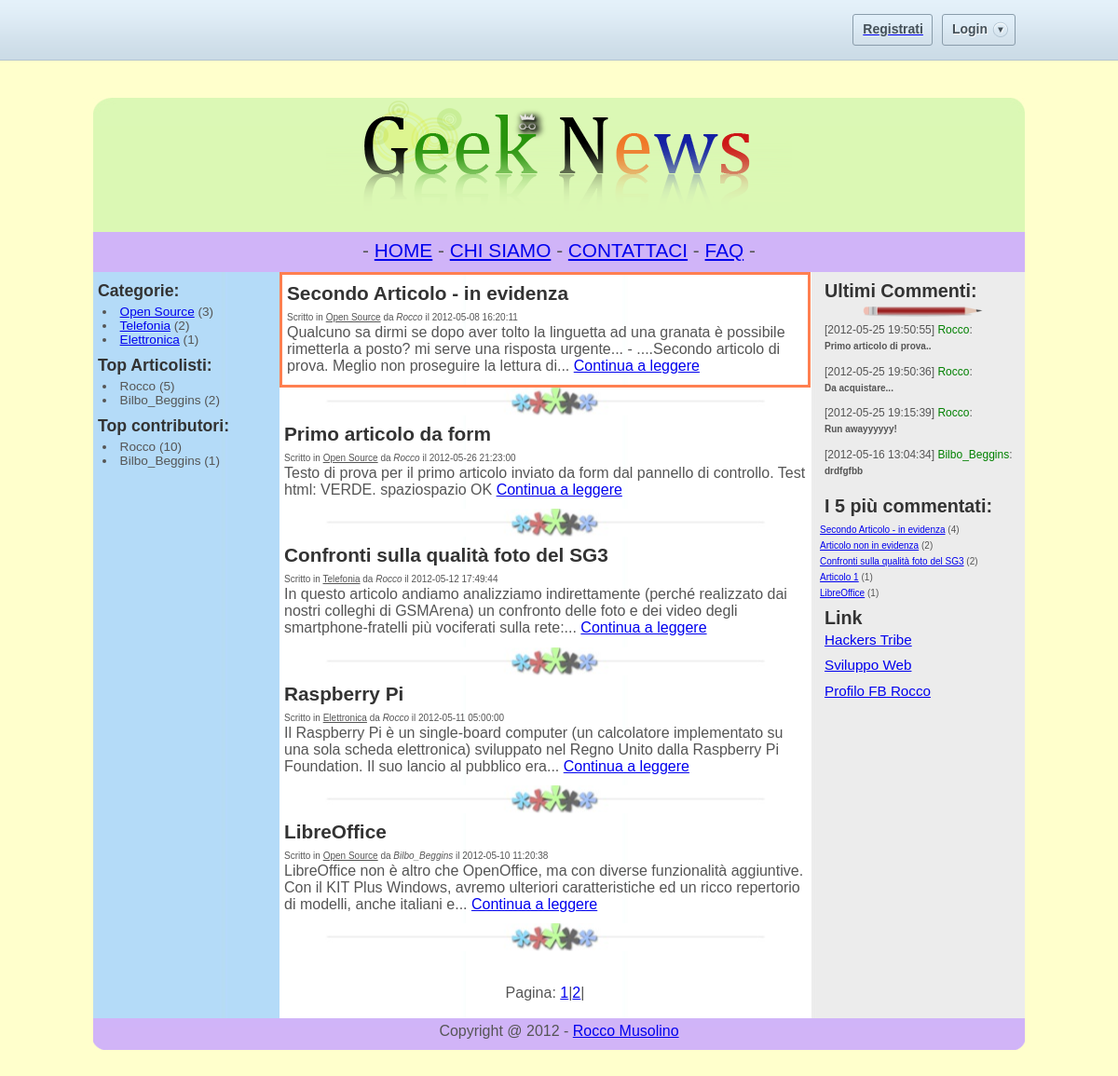
Page /progetto/index.php on the committed database.
### tables this page shows
CREATE TABLE IF NOT EXISTS `pagine` (
  `id_pagina` int(11) NOT NULL AUTO_INCREMENT,
  `titolo` varchar(35) NOT NULL,
  `testo` text NOT NULL,
  `ordine` int(11) NOT NULL,
  PRIMARY KEY (`id_pagina`)
);

CREATE TABLE IF NOT EXISTS `articoli` (
  `id_articolo` int(50) NOT NULL AUTO_INCREMENT,
  `titolo` text NOT NULL,
  `testo` text NOT NULL,
  `meta_description` text NOT NULL,
  `id_categoria` int(50) NOT NULL,
  `tags` text,
  `id_autore` int(50) NOT NULL,
  `data` datetime NOT NULL,
  `in_evidenza` int(1) NOT NULL DEFAULT '0',
  `pubblicato` int(1) NOT NULL DEFAULT '0',
  PRIMARY KEY (`id_articolo`)
);

CREATE TABLE IF NOT EXISTS `categorie` (
  `id_categoria` int(50) NOT NULL AUTO_INCREMENT,
  `nome_categoria` varchar(50) NOT NULL,
  `descr_breve` text,
  `visibile` int(1) NOT NULL,
  PRIMARY KEY (`id_categoria`)
);

CREATE TABLE IF NOT EXISTS `utenti` (
  `id_utente` int(50) NOT NULL AUTO_INCREMENT,
  `username` varchar(50) NOT NULL,
  `nome` text NOT NULL,
  `cognome` text NOT NULL,
  `email` varchar(30) NOT NULL,
  `password` varchar(50) NOT NULL,
  `ruolo` text NOT NULL,
  PRIMARY KEY (`id_utente`),
  UNIQUE KEY `username` (`username`)
);

CREATE TABLE IF NOT EXISTS `commenti` (
  `art_commentato` int(50) NOT NULL,
  `testo_commento` text NOT NULL,
  `utente` text NOT NULL,
  `data` datetime NOT NULL,
  KEY `art_commentato` (`art_commentato`)
);

CREATE TABLE IF NOT EXISTS `link` (
  `nome_sito_amico` text NOT NULL,
  `url` varchar(60) NOT NULL,
  `new_page` int(1) NOT NULL DEFAULT '1',
  `nofollow` int(1) NOT NULL DEFAULT '1',
  `visibile` int(1) NOT NULL DEFAULT '1'
);

CREATE TABLE IF NOT EXISTS `info_sito` (
  `nome_sito` varchar(20) NOT NULL,
  `slogan` varchar(100) NOT NULL,
  `articoli_per_pagina` int(10) NOT NULL,
  `reg_attiva` int(1) NOT NULL,
  `footer` text NOT NULL,
  `descrizione_sito` text NOT NULL,
  `keywords_sito` text NOT NULL
);

### progetto/index.php (the view, shortened to what this page needs)
<?php
$art_x_pagina = mysql_fetch_array(mysql_query("SELECT articoli_per_pagina FROM `info_sito`"));
$art_x_pagina = $art_x_pagina['articoli_per_pagina'];
$footer = mysql_fetch_array(mysql_query("SELECT footer FROM `info_sito`"));
$footer = $footer['footer'];
function TagliaStringa($stringa, $max_char){
		if(strlen($stringa)>$max_char){
			$stringa_tagliata=substr($stringa, 0,$max_char);
			$last_space=strrpos($stringa_tagliata," ");
			$stringa_ok=substr($stringa_tagliata, 0,$last_space);
			return $stringa_ok."...";
		}else{
			return $stringa;
		}
	}
?>
<!DOCTYPE HTML PUBLIC "-//W3C//DTD HTML 4.01//EN" "http://www.w3.org/TR/html4/strict.dtd">
<html>
<head>
<link href="style.css" rel="stylesheet" type="text/css">
    <link rel="stylesheet" href="style-login.css" />
</head>
<body>
   <div id="bar">
     <div style="width: 1000px; margin: 0 auto">
            <div id="loginContainer">
			<?php
			if (@$_SESSION['login'] == "ok"){
			 echo "<span style='font-size:23px'>Benvenuto <b>$_SESSION[nome]</b> [<a href='admin.php'>Pannello di controllo</a>] - [<a href='index.php?logout=1'>Logout</a>]</span>";
			  }else{
			  ?>
                <a href="#" id="loginButton"><span>Login</span><em></em></a>
				<?php } ?>
            </div>
				<?php if (@$_SESSION['login'] != "ok"){ ?>
			<div id="loginContainer">
			  <a href="#" id="regButton"><span>Registrati</span><em></em></a>
			</div>
				<?php } ?>
	  </div>
	</div>
<div id="container">
<div id="header"><center><img src="images/Logo.png" border="0" /></center></div>
<div id="menu"><center><?php include("menu.php"); ?></center></div>
<div id="main">
	<?php
	if(@$_GET['id_pagina']){ $page = mysql_escape_string($_GET['id_pagina']);
	  $pagina =mysql_fetch_array(mysql_query("SELECT * FROM pagine WHERE id_pagina = $page"));
    if (!$pagina) header("Location: index.php");
	?>
	 <div id="content">
	<center><h2><?php echo $pagina['titolo']; ?></h2></center> <span style="float:right; margin-right:20px"><fb:send font="lucida grande"></fb:send></span>
	<br/><br/><p><?php echo $pagina['testo']; ?></p>
	</div>
	<?php
	}else{
	echo '<div id="content">';
	if (@(!$_GET['pag'])){
	$qry_evidenza = mysql_query("SELECT id_articolo, titolo, testo, data, nome_categoria, username FROM articoli, categorie, utenti WHERE `pubblicato` = 1 AND `in_evidenza` = 1 AND articoli.id_categoria = categorie.id_categoria AND articoli.id_autore = utenti.id_utente ORDER BY `data` DESC");
	while ($evidenza = mysql_fetch_array($qry_evidenza)){
	?>
        <div style="border: 3px coral solid">
		<h3><?php echo $evidenza['titolo'];?></h3> <span style="margin-left:5px; font-size:10px"><?php echo "Scritto in <u>".$evidenza['nome_categoria']."</u> da <em>".$evidenza['username']."</em> il ".$evidenza['data']; ?></span>
		<br/>
		<p><?php echo TagliaStringa(strip_tags($evidenza['testo']), 200); ?>
		<a href="<?php echo "index.php?id_articolo=$evidenza[id_articolo]"; ?>">Continua a leggere</a>
		</p>
		</div>
		<div class="hr"><hr /></div>
	<?php
	}
	$query = mysql_query("SELECT id_articolo, titolo, testo, data, nome_categoria, username FROM articoli, categorie, utenti WHERE `pubblicato` = 1 AND `in_evidenza` = 0 AND articoli.id_categoria = categorie.id_categoria AND articoli.id_autore = utenti.id_utente ORDER BY `data` DESC LIMIT 0,$art_x_pagina");;
	}
	    while ($articolo = mysql_fetch_array($query)){
		?>
		<h3><?php echo $articolo['titolo'];?></h3> <span style="margin-left:5px; font-size:10px"><?php echo "Scritto in <u>".$articolo['nome_categoria']."</u> da <em>".$articolo['username']."</em> il ".$articolo['data']; ?></span>
		<br/>
		<p><?php echo TagliaStringa(strip_tags($articolo['testo']), 200); ?>
		<a href="<?php echo "index.php?id_articolo=$articolo[id_articolo]"; ?>">Continua a leggere</a>
		</p>
		<div class="hr"><hr /></div>
		<?php
	    }
$articoli_totali_db = mysql_fetch_array(mysql_query("SELECT COUNT(*) FROM `articoli` WHERE `in_evidenza` = 0 AND `pubblicato` = 1"));
$numero_pagine = ($articoli_totali_db['COUNT(*)'] / $art_x_pagina);
$numero_pagine = ceil($numero_pagine);
echo "<br/><br/><center>Pagina: ";
for ($i = 1; $i <= $numero_pagine; $i++){
if ($i == 1)
echo "<a href='".$_SERVER['PHP_SELF']."'>$i</a>|";
else
echo "<a href='".$_SERVER['PHP_SELF']."?pag=$i'>$i</a>|";
}
echo "</center><br/>";
echo "</div>";
	}
	?>
    <div id="nav">
 <?php include("sidebar_sx.php"); ?>
    </div>
</div>
   <div id="extra">
 <?php include("sidebar_dx.php"); ?>
   </div>
  <div id="footer">
   <center><p><?php echo "$footer"; ?></p></center>
  </div>
</div>
<br/><br/>
</body>
</html>

### progetto/menu.php
<?php
$pagine = mysql_query("SELECT id_pagina, titolo FROM pagine ORDER BY ordine ASC");
echo "- ";
while($menu = mysql_fetch_array($pagine)){
echo "<a href='index.php?id_pagina=$menu[id_pagina]'>".$menu['titolo']."</a> - ";
}
?>

### progetto/sidebar_sx.php
<?php
	 $qry_categorie = mysql_query("SELECT categorie.id_categoria, nome_categoria, COUNT(*) as n_articoli FROM articoli JOIN categorie on (categorie.id_categoria = articoli.id_categoria) WHERE visibile = 1 AND pubblicato = 1 GROUP BY categorie.id_categoria ORDER BY n_articoli DESC");
	 	echo "<h3>Categorie:</h3>";
		while($cat_art = mysql_fetch_array($qry_categorie)){
		echo "<li><a href='categorie.php?id_cat=$cat_art[id_categoria]'>$cat_art[nome_categoria]</a> ($cat_art[n_articoli])</li>";
		}
		$nmax_articolisti = 5;
		$qry_articolisti = mysql_query("SELECT id_autore, username, COUNT(*) as n_articoli FROM articoli JOIN utenti ON (id_utente = id_autore) GROUP BY id_autore ORDER BY n_articoli DESC LIMIT 0, $nmax_articolisti");
		echo "<h3>Top Articolisti:</h3>";
		while($articolisti = mysql_fetch_array($qry_articolisti)){
		echo "<li>$articolisti[username] ($articolisti[n_articoli])</li>";
		}
		$nmax_contributori = 5;
		$qry_contributori = mysql_query("SELECT utente, COUNT(*) as n_commenti FROM commenti GROUP BY utente ORDER BY n_commenti DESC LIMIT 0, $nmax_contributori");
		echo "<h3>Top contributori:</h3>";
		while($contributori = mysql_fetch_array($qry_contributori)){
		echo "<li>$contributori[utente] ($contributori[n_commenti])</li>";
		}
?>

### progetto/sidebar_dx.php
<?php
	 $num_commenti = 4;
	 $lung_commento = 70;
	 $qry_lcomment = mysql_query("SELECT * FROM `commenti` ORDER BY data DESC LIMIT 0, $num_commenti");
	 echo "<h3>Ultimi Commenti:</h3><center><img src='images/pencil.png' /></center>";
	 while($last_comment = mysql_fetch_array($qry_lcomment)){
?>
	<p>
	<span style="font-size: 12px;">[<?php echo $last_comment['data']; ?>] <span style="color: green"><?php echo $last_comment['utente']; ?></span>:</span><br/>
	<span style="font-size: 10px; font-weight: bold"><?php echo TagliaStringa($last_comment['testo_commento'], $lung_commento); ?></span><br/>
	</p>
	 <?php
	 }
    $n_articoli_comm = 5;
	echo "<h3>I $n_articoli_comm più commentati:</h3>";
	$qry_commentati = mysql_query("SELECT id_articolo, titolo, art_commentato, COUNT(*) as n_commenti FROM commenti JOIN articoli ON (id_articolo = art_commentato) GROUP BY art_commentato ORDER BY n_commenti DESC LIMIT 0, $n_articoli_comm");
	echo "<span style='font-size: 10px'>";
	while($commentati = mysql_fetch_array($qry_commentati)){
	echo "<a href='index.php?id_articolo=$commentati[id_articolo]'>".$commentati['titolo']."</a> (".$commentati['n_commenti'].")<br/>";
	}
	echo "</span>";
	 $qry_link = mysql_query("SELECT * FROM link WHERE visibile = 1");
	 echo "<h3>Link</h3>";
	 while($link = mysql_fetch_array($qry_link))
	 {
	 ?>
        <p> <a href="<?php echo $link['url']; ?>" <?php if ($link['new_page']) echo 'target="_new"'; if($link['nofollow']) echo 'rel="no_follow"'; ?>><?php echo $link['nome_sito_amico']; ?> </a></p>
	<?php
		}
		echo "<br/>";
     ?>

### progetto/style.css (style rules this page uses)
html,body { margin:0;padding:0 }
body { font: 100.01% "Trebuchet MS",Verdana,Arial,sans-serif; background: #FFFFCC; color: #555; text-align:center; }
h2,h3,h4 { margin:0;padding-left: 5px;padding-top:5px;line-height: 30px;color: #333; }
h3 { font-size: 130% }
p { margin: 0 5px; padding: 0 0 0.7em }
li { margin-left:10px }
div#container { width:1000px; height: auto; margin: 0 auto; margin-top:40px; background: url(images/3col.jpg) repeat-y;text-align:left; }
div#header { background-color: #DBF8B4; width:1000px; background-image: url(images/top-header-bg.jpg); background-repeat: no-repeat }
div#main { float:left;width:770px; height:auto }
div#content { float:right;width:570px; height: auto; margin-left: auto }
div#nav { float:left;width:200px; height: auto; font-size:85% }
div#extra { float:right;width:220px;font-size:95%; margin-left: auto; }
div#footer { clear:both;width:100%;padding-top:5px; background-color: #D0B4F8; background-image: url(images/bottom-footer-bg.jpg); background-repeat: no-repeat; background-position: bottom left }
div#menu { width: 1000px; height: 35px; background: #D0B4F8; padding-top:8px; font-size:130% }
div.hr { height: 30px; background: #fff url(images/hr1.jpg) no-repeat scroll center; }

### progetto/style-login.css (style rules this page uses)
#bar { width:100%; height:35px; padding:15px 0; background:url(images/bar.png) repeat-x; }
#loginContainer { position:relative; float:right; font-size:12px; margin-right: 10px; }
#loginButton { display:inline-block; float:right; background:#d2e0ea url(images/buttonbg.png) repeat-x; border:1px solid #899caa; border-radius:3px; -moz-border-radius:3px; position:relative; z-index:30; cursor:pointer; }
#loginButton span { color:#445058; font-size:14px; font-weight:bold; text-shadow:1px 1px #fff; padding:7px 29px 9px 10px; background:url(images/loginArrow.png) no-repeat 53px 7px; display:block }
#regButton { display:inline-block; float:right; background:#d2e0ea url(images/buttonbg.png) repeat-x; border:1px solid #899caa; border-radius:3px; -moz-border-radius:3px; position:relative; z-index:30; cursor:pointer; }
#regButton span { color:#445058; font-size:14px; font-weight:bold; padding:7px 9px 9px 10px; display:block }

### rows in the picture
pagine: titolo "HOME"
pagine: titolo "CHI SIAMO"
pagine: titolo "CONTATTACI"
pagine: titolo "FAQ"
articoli: titolo "Secondo Articolo - in evidenza", id_categoria.nome_categoria "Open Source", utenti.username "Rocco", data "2012-05-08 16:20:11", testo "Qualcuno sa dirmi se dopo aver tolto la linguetta ad una granata è possibile rimetterla a posto? mi serve una risposta urgente... - ....Secondo articolo di prova. Meglio non proseguire la lettura di...", n_commenti "4"
articoli: titolo "Primo articolo da form", id_categoria.nome_categoria "Open Source", utenti.username "Rocco", data "2012-05-26 21:23:00", testo "Testo di prova per il primo articolo inviato da form dal pannello di controllo. Test html: VERDE. spaziospazio OK"
articoli: titolo "Confronti sulla qualità foto del SG3", id_categoria.nome_categoria "Telefonia", utenti.username "Rocco", data "2012-05-12 17:49:44", testo "In questo articolo andiamo analizziamo indirettamente (perché realizzato dai nostri colleghi di GSMArena) un confronto delle foto e dei video degli smartphone-fratelli più vociferati sulla rete:...", n_commenti "2"
articoli: titolo "Raspberry Pi", id_categoria.nome_categoria "Elettronica", utenti.username "Rocco", data "2012-05-11 05:00:00", testo "Il Raspberry Pi è un single-board computer (un calcolatore implementato su una sola scheda elettronica) sviluppato nel Regno Unito dalla Raspberry Pi Foundation. Il suo lancio al pubblico era..."
articoli: titolo "LibreOffice", id_categoria.nome_categoria "Open Source", utenti.username "Bilbo_Beggins", data "2012-05-10 11:20:38", testo "LibreOffice non è altro che OpenOffice, ma con diverse funzionalità aggiuntive. Con il KIT Plus Windows, avremo ulteriori caratteristiche ed un ricco repertorio di modelli, anche italiani e...", n_commenti "1"
categorie: nome_categoria "Open Source", cat_art "3"
categorie: nome_categoria "Telefonia", cat_art "2"
categorie: nome_categoria "Elettronica", cat_art "1"
commenti: data "2012-05-25 19:50:55", utente "Rocco", testo_commento "Primo articolo di prova.."
commenti: data "2012-05-25 19:50:36", utente "Rocco", testo_commento "Da acquistare..."
commenti: data "2012-05-25 19:15:39", utente "Rocco", testo_commento "Run awayyyyyy!"
commenti: data "2012-05-16 13:04:34", utente "Bilbo_Beggins", testo_commento "drdfgfbb"
articoli: titolo "Articolo non in evidenza", n_commenti "2"
articoli: titolo "Articolo 1", n_commenti "1"
link: nome_sito_amico "Hackers Tribe"
link: nome_sito_amico "Sviluppo Web"
link: nome_sito_amico "Profilo FB Rocco"
info_sito: footer "Copyright @ 2012 - Rocco Musolino"

### other values in the picture
$articolisti[username] "Rocco"
$articolisti[n_articoli] "5"
$articolisti[username] "Bilbo_Beggins"
$articolisti[n_articoli] "2"
$contributori[utente] "Rocco"
$contributori[n_commenti] "10"
$contributori[utente] "Bilbo_Beggins"
$contributori[n_commenti] "1"
$n_articoli_comm "5"
